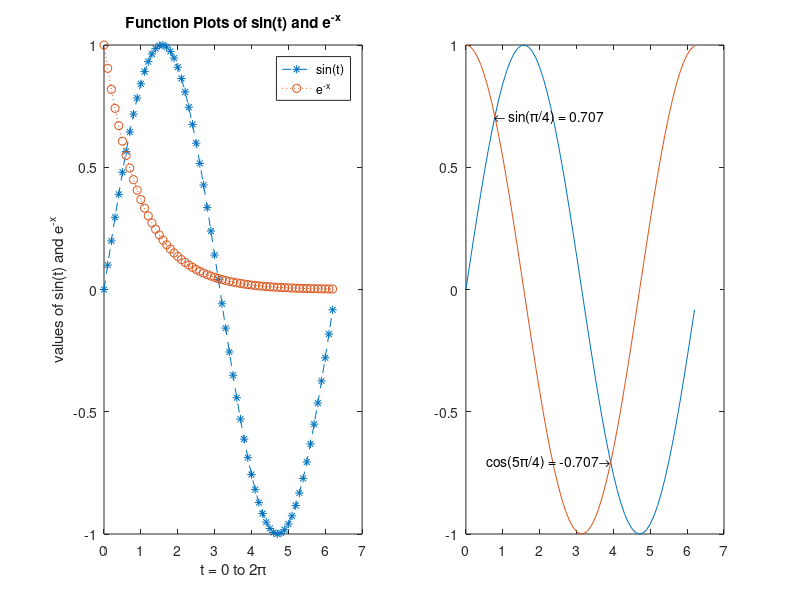

Reproduce this figure in MATLAB.
figure
subplot(1,2,1); % 一列兩行第一張
x = 0:0.1:2*pi; 
y1 = sin(x);
y2 = exp(-x);
plot(x, y1, '--*', x, y2, ':o');
xlabel('t = 0 to 2\pi');
ylabel('values of sin(t) and e^{-x}');
title('Function Plots of sin(t) and e^{-x}');
legend('sin(t)','e^{-x}');

subplot(1,2,2); % 一列兩行第二張
x = 0:0.1:2*pi;  
plot(x, sin(x), x, cos(x));   
text(pi/4, sin(pi/4),'\leftarrow sin(\pi/4) = 0.707');  
text(5*pi/4, cos(5*pi/4),'cos(5\pi/4) = -0.707\rightarrow', 'HorizontalAlignment', 'right');
% 「HorizontalAlignment」及「right」指示 text 指令將文字向右水平靠齊。